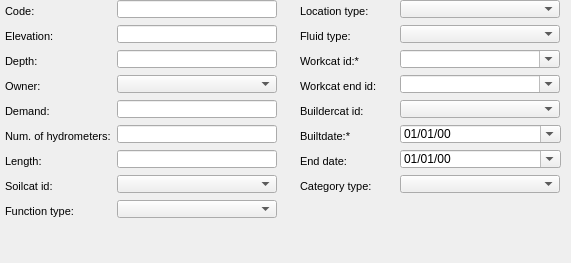
      <widget class="QWidget" name="page_13">
       <property name="geometry">
        <rect>
         <x>0</x>
         <y>0</y>
         <width>571</width>
         <height>263</height>
        </rect>
       </property>
       <attribute name="label">
        <string>Basic information</string>
       </attribute>
       <widget class="QLabel" name="label_code">
        <property name="geometry">
         <rect>
          <x>5</x>
          <y>0</y>
          <width>90</width>
          <height>22</height>
         </rect>
        </property>
        <property name="font">
         <font>
          <pointsize>8</pointsize>
         </font>
        </property>
        <property name="frameShape">
         <enum>QFrame::NoFrame</enum>
        </property>
        <property name="frameShadow">
         <enum>QFrame::Plain</enum>
        </property>
        <property name="text">
         <string>Code:</string>
        </property>
        <property name="textFormat">
         <enum>Qt::AutoText</enum>
        </property>
        <property name="scaledContents">
         <bool>false</bool>
        </property>
        <property name="alignment">
         <set>Qt::AlignLeading|Qt::AlignLeft|Qt::AlignVCenter</set>
        </property>
        <property name="margin">
         <number>3</number>
        </property>
       </widget>
       <widget class="QLabel" name="label_demand">
        <property name="geometry">
         <rect>
          <x>5</x>
          <y>100</y>
          <width>90</width>
          <height>22</height>
         </rect>
        </property>
        <property name="font">
         <font>
          <pointsize>8</pointsize>
         </font>
        </property>
        <property name="frameShape">
         <enum>QFrame::NoFrame</enum>
        </property>
        <property name="frameShadow">
         <enum>QFrame::Plain</enum>
        </property>
        <property name="text">
         <string>Demand:</string>
        </property>
        <property name="textFormat">
         <enum>Qt::AutoText</enum>
        </property>
        <property name="scaledContents">
         <bool>false</bool>
        </property>
        <property name="alignment">
         <set>Qt::AlignLeading|Qt::AlignLeft|Qt::AlignVCenter</set>
        </property>
        <property name="margin">
         <number>3</number>
        </property>
       </widget>
       <widget class="QLabel" name="label_n_hydrometer">
        <property name="geometry">
         <rect>
          <x>5</x>
          <y>125</y>
          <width>116</width>
          <height>22</height>
         </rect>
        </property>
        <property name="font">
         <font>
          <pointsize>8</pointsize>
         </font>
        </property>
        <property name="frameShape">
         <enum>QFrame::NoFrame</enum>
        </property>
        <property name="frameShadow">
         <enum>QFrame::Plain</enum>
        </property>
        <property name="text">
         <string>Num. of hydrometers:</string>
        </property>
        <property name="textFormat">
         <enum>Qt::AutoText</enum>
        </property>
        <property name="scaledContents">
         <bool>false</bool>
        </property>
        <property name="alignment">
         <set>Qt::AlignLeading|Qt::AlignLeft|Qt::AlignVCenter</set>
        </property>
        <property name="wordWrap">
         <bool>true</bool>
        </property>
        <property name="margin">
         <number>3</number>
        </property>
       </widget>
       <widget class="QComboBox" name="ownercat_id">
        <property name="geometry">
         <rect>
          <x>117</x>
          <y>75</y>
          <width>160</width>
          <height>18</height>
         </rect>
        </property>
       </widget>
       <widget class="QLabel" name="label_owner">
        <property name="geometry">
         <rect>
          <x>5</x>
          <y>75</y>
          <width>90</width>
          <height>22</height>
         </rect>
        </property>
        <property name="font">
         <font>
          <pointsize>8</pointsize>
         </font>
        </property>
        <property name="frameShape">
         <enum>QFrame::NoFrame</enum>
        </property>
        <property name="frameShadow">
         <enum>QFrame::Plain</enum>
        </property>
        <property name="text">
         <string>Owner:</string>
        </property>
        <property name="textFormat">
         <enum>Qt::AutoText</enum>
        </property>
        <property name="scaledContents">
         <bool>false</bool>
        </property>
        <property name="alignment">
         <set>Qt::AlignLeading|Qt::AlignLeft|Qt::AlignVCenter</set>
        </property>
        <property name="margin">
         <number>3</number>
        </property>
       </widget>
       <widget class="QLineEdit" name="demand">
        <property name="geometry">
         <rect>
          <x>117</x>
          <y>100</y>
          <width>160</width>
          <height>18</height>
         </rect>
        </property>
        <property name="font">
         <font>
          <pointsize>8</pointsize>
         </font>
        </property>
        <property name="frame">
         <bool>true</bool>
        </property>
       </widget>
       <widget class="QLineEdit" name="n_hydrometer">
        <property name="geometry">
         <rect>
          <x>117</x>
          <y>125</y>
          <width>160</width>
          <height>18</height>
         </rect>
        </property>
        <property name="font">
         <font>
          <pointsize>8</pointsize>
         </font>
        </property>
        <property name="frame">
         <bool>true</bool>
        </property>
       </widget>
       <widget class="QLineEdit" name="code">
        <property name="geometry">
         <rect>
          <x>117</x>
          <y>0</y>
          <width>160</width>
          <height>18</height>
         </rect>
        </property>
        <property name="font">
         <font>
          <pointsize>8</pointsize>
         </font>
        </property>
        <property name="frame">
         <bool>true</bool>
        </property>
       </widget>
       <widget class="QLineEdit" name="elevation">
        <property name="geometry">
         <rect>
          <x>117</x>
          <y>25</y>
          <width>160</width>
          <height>18</height>
         </rect>
        </property>
        <property name="inputMask">
         <string/>
        </property>
        <property name="frame">
         <bool>true</bool>
        </property>
       </widget>
       <widget class="QLineEdit" name="depth">
        <property name="geometry">
         <rect>
          <x>117</x>
          <y>50</y>
          <width>160</width>
          <height>18</height>
         </rect>
        </property>
        <property name="frame">
         <bool>true</bool>
        </property>
       </widget>
       <widget class="QLabel" name="label_elevation">
        <property name="geometry">
         <rect>
          <x>5</x>
          <y>25</y>
          <width>90</width>
          <height>22</height>
         </rect>
        </property>
        <property name="font">
         <font>
          <pointsize>8</pointsize>
         </font>
        </property>
        <property name="frameShape">
         <enum>QFrame::NoFrame</enum>
        </property>
        <property name="frameShadow">
         <enum>QFrame::Plain</enum>
        </property>
        <property name="text">
         <string>Elevation:</string>
        </property>
        <property name="textFormat">
         <enum>Qt::AutoText</enum>
        </property>
        <property name="scaledContents">
         <bool>false</bool>
        </property>
        <property name="alignment">
         <set>Qt::AlignLeading|Qt::AlignLeft|Qt::AlignVCenter</set>
        </property>
        <property name="margin">
         <number>3</number>
        </property>
       </widget>
       <widget class="QLabel" name="label_depth">
        <property name="geometry">
         <rect>
          <x>5</x>
          <y>50</y>
          <width>90</width>
          <height>22</height>
         </rect>
        </property>
        <property name="font">
         <font>
          <pointsize>8</pointsize>
         </font>
        </property>
        <property name="frameShape">
         <enum>QFrame::NoFrame</enum>
        </property>
        <property name="frameShadow">
         <enum>QFrame::Plain</enum>
        </property>
        <property name="text">
         <string>Depth:</string>
        </property>
        <property name="textFormat">
         <enum>Qt::AutoText</enum>
        </property>
        <property name="scaledContents">
         <bool>false</bool>
        </property>
        <property name="alignment">
         <set>Qt::AlignLeading|Qt::AlignLeft|Qt::AlignVCenter</set>
        </property>
        <property name="margin">
         <number>3</number>
        </property>
       </widget>
       <widget class="QComboBox" name="workcat_id">
        <property name="geometry">
         <rect>
          <x>400</x>
          <y>50</y>
          <width>160</width>
          <height>18</height>
         </rect>
        </property>
        <property name="autoFillBackground">
         <bool>true</bool>
        </property>
        <property name="editable">
         <bool>true</bool>
        </property>
        <property name="maxVisibleItems">
         <number>8</number>
        </property>
        <property name="frame">
         <bool>true</bool>
        </property>
       </widget>
       <widget class="QLabel" name="label_workcat_id">
        <property name="geometry">
         <rect>
          <x>300</x>
          <y>50</y>
          <width>90</width>
          <height>22</height>
         </rect>
        </property>
        <property name="font">
         <font>
          <pointsize>8</pointsize>
         </font>
        </property>
        <property name="frameShape">
         <enum>QFrame::NoFrame</enum>
        </property>
        <property name="frameShadow">
         <enum>QFrame::Plain</enum>
        </property>
        <property name="text">
         <string>Workcat id:*</string>
        </property>
        <property name="textFormat">
         <enum>Qt::AutoText</enum>
        </property>
        <property name="scaledContents">
         <bool>false</bool>
        </property>
        <property name="alignment">
         <set>Qt::AlignLeading|Qt::AlignLeft|Qt::AlignVCenter</set>
        </property>
        <property name="margin">
         <number>3</number>
        </property>
       </widget>
       <widget class="QLabel" name="label_workcat_id_end">
        <property name="geometry">
         <rect>
          <x>300</x>
          <y>75</y>
          <width>101</width>
          <height>22</height>
         </rect>
        </property>
        <property name="font">
         <font>
          <pointsize>8</pointsize>
         </font>
        </property>
        <property name="frameShape">
         <enum>QFrame::NoFrame</enum>
        </property>
        <property name="frameShadow">
         <enum>QFrame::Plain</enum>
        </property>
        <property name="text">
         <string>Workcat end id:</string>
        </property>
        <property name="textFormat">
         <enum>Qt::AutoText</enum>
        </property>
        <property name="scaledContents">
         <bool>false</bool>
        </property>
        <property name="alignment">
         <set>Qt::AlignLeading|Qt::AlignLeft|Qt::AlignVCenter</set>
        </property>
        <property name="margin">
         <number>3</number>
        </property>
       </widget>
       <widget class="QComboBox" name="buildercat_id">
        <property name="geometry">
         <rect>
          <x>400</x>
          <y>100</y>
          <width>160</width>
          <height>18</height>
         </rect>
        </property>
       </widget>
       <widget class="QComboBox" name="workcat_id_end">
        <property name="geometry">
         <rect>
          <x>400</x>
          <y>75</y>
          <width>160</width>
          <height>18</height>
         </rect>
        </property>
        <property name="autoFillBackground">
         <bool>true</bool>
        </property>
        <property name="editable">
         <bool>true</bool>
        </property>
        <property name="maxVisibleItems">
         <number>8</number>
        </property>
        <property name="frame">
         <bool>true</bool>
        </property>
       </widget>
       <widget class="QLabel" name="label_buildercat_id">
        <property name="geometry">
         <rect>
          <x>300</x>
          <y>100</y>
          <width>101</width>
          <height>22</height>
         </rect>
        </property>
        <property name="font">
         <font>
          <pointsize>8</pointsize>
         </font>
        </property>
        <property name="frameShape">
         <enum>QFrame::NoFrame</enum>
        </property>
        <property name="frameShadow">
         <enum>QFrame::Plain</enum>
        </property>
        <property name="text">
         <string>Buildercat id:</string>
        </property>
        <property name="textFormat">
         <enum>Qt::AutoText</enum>
        </property>
        <property name="scaledContents">
         <bool>false</bool>
        </property>
        <property name="alignment">
         <set>Qt::AlignLeading|Qt::AlignLeft|Qt::AlignVCenter</set>
        </property>
        <property name="margin">
         <number>3</number>
        </property>
       </widget>
       <widget class="QLabel" name="label_builtdate">
        <property name="geometry">
         <rect>
          <x>300</x>
          <y>125</y>
          <width>101</width>
          <height>22</height>
         </rect>
        </property>
        <property name="font">
         <font>
          <pointsize>8</pointsize>
         </font>
        </property>
        <property name="frameShape">
         <enum>QFrame::NoFrame</enum>
        </property>
        <property name="frameShadow">
         <enum>QFrame::Plain</enum>
        </property>
        <property name="text">
         <string>Builtdate:*</string>
        </property>
        <property name="textFormat">
         <enum>Qt::AutoText</enum>
        </property>
        <property name="scaledContents">
         <bool>false</bool>
        </property>
        <property name="alignment">
         <set>Qt::AlignLeading|Qt::AlignLeft|Qt::AlignVCenter</set>
        </property>
        <property name="margin">
         <number>3</number>
        </property>
       </widget>
       <widget class="QgsDateTimeEdit" name="builtdate">
        <property name="geometry">
         <rect>
          <x>400</x>
          <y>125</y>
          <width>161</width>
          <height>18</height>
         </rect>
        </property>
        <property name="displayFormat">
         <string>dd/MM/yy</string>
        </property>
        <property name="calendarPopup">
         <bool>true</bool>
        </property>
        <property name="allowNull" stdset="0">
         <bool>true</bool>
        </property>
       </widget>
       <widget class="QComboBox" name="soilcat_id">
        <property name="geometry">
         <rect>
          <x>117</x>
          <y>175</y>
          <width>160</width>
          <height>18</height>
         </rect>
        </property>
       </widget>
       <widget class="QLabel" name="label_soilcat_id">
        <property name="geometry">
         <rect>
          <x>5</x>
          <y>175</y>
          <width>90</width>
          <height>22</height>
         </rect>
        </property>
        <property name="font">
         <font>
          <pointsize>8</pointsize>
         </font>
        </property>
        <property name="frameShape">
         <enum>QFrame::NoFrame</enum>
        </property>
        <property name="frameShadow">
         <enum>QFrame::Plain</enum>
        </property>
        <property name="text">
         <string>Soilcat id:</string>
        </property>
        <property name="textFormat">
         <enum>Qt::AutoText</enum>
        </property>
        <property name="scaledContents">
         <bool>false</bool>
        </property>
        <property name="alignment">
         <set>Qt::AlignLeading|Qt::AlignLeft|Qt::AlignVCenter</set>
        </property>
        <property name="margin">
         <number>3</number>
        </property>
       </widget>
       <widget class="QComboBox" name="category_type">
        <property name="geometry">
         <rect>
          <x>400</x>
          <y>175</y>
          <width>160</width>
          <height>18</height>
         </rect>
        </property>
       </widget>
       <widget class="QLabel" name="label_category_type">
        <property name="geometry">
         <rect>
          <x>300</x>
          <y>175</y>
          <width>90</width>
          <height>22</height>
         </rect>
        </property>
        <property name="font">
         <font>
          <pointsize>8</pointsize>
         </font>
        </property>
        <property name="frameShape">
         <enum>QFrame::NoFrame</enum>
        </property>
        <property name="frameShadow">
         <enum>QFrame::Plain</enum>
        </property>
        <property name="text">
         <string>Category type:</string>
        </property>
        <property name="textFormat">
         <enum>Qt::AutoText</enum>
        </property>
        <property name="scaledContents">
         <bool>false</bool>
        </property>
        <property name="alignment">
         <set>Qt::AlignLeading|Qt::AlignLeft|Qt::AlignVCenter</set>
        </property>
        <property name="margin">
         <number>3</number>
        </property>
       </widget>
       <widget class="QComboBox" name="function_type">
        <property name="geometry">
         <rect>
          <x>117</x>
          <y>200</y>
          <width>160</width>
          <height>18</height>
         </rect>
        </property>
       </widget>
       <widget class="QLabel" name="label_function_type">
        <property name="geometry">
         <rect>
          <x>5</x>
          <y>200</y>
          <width>90</width>
          <height>22</height>
         </rect>
        </property>
        <property name="font">
         <font>
          <pointsize>8</pointsize>
         </font>
        </property>
        <property name="frameShape">
         <enum>QFrame::NoFrame</enum>
        </property>
        <property name="frameShadow">
         <enum>QFrame::Plain</enum>
        </property>
        <property name="text">
         <string>Function type:</string>
        </property>
        <property name="textFormat">
         <enum>Qt::AutoText</enum>
        </property>
        <property name="scaledContents">
         <bool>false</bool>
        </property>
        <property name="alignment">
         <set>Qt::AlignLeading|Qt::AlignLeft|Qt::AlignVCenter</set>
        </property>
        <property name="margin">
         <number>3</number>
        </property>
       </widget>
       <widget class="QComboBox" name="fluid_type">
        <property name="geometry">
         <rect>
          <x>400</x>
          <y>25</y>
          <width>160</width>
          <height>18</height>
         </rect>
        </property>
       </widget>
       <widget class="QLabel" name="label_fluid_type">
        <property name="geometry">
         <rect>
          <x>300</x>
          <y>25</y>
          <width>90</width>
          <height>22</height>
         </rect>
        </property>
        <property name="font">
         <font>
          <pointsize>8</pointsize>
         </font>
        </property>
        <property name="frameShape">
         <enum>QFrame::NoFrame</enum>
        </property>
        <property name="frameShadow">
         <enum>QFrame::Plain</enum>
        </property>
        <property name="text">
         <string>Fluid type:</string>
        </property>
        <property name="textFormat">
         <enum>Qt::AutoText</enum>
        </property>
        <property name="scaledContents">
         <bool>false</bool>
        </property>
        <property name="alignment">
         <set>Qt::AlignLeading|Qt::AlignLeft|Qt::AlignVCenter</set>
        </property>
        <property name="margin">
         <number>3</number>
        </property>
       </widget>
       <widget class="QComboBox" name="location_type">
        <property name="geometry">
         <rect>
          <x>400</x>
          <y>0</y>
          <width>160</width>
          <height>18</height>
         </rect>
        </property>
       </widget>
       <widget class="QLabel" name="label_location_type">
        <property name="geometry">
         <rect>
          <x>300</x>
          <y>0</y>
          <width>90</width>
          <height>22</height>
         </rect>
        </property>
        <property name="font">
         <font>
          <pointsize>8</pointsize>
         </font>
        </property>
        <property name="frameShape">
         <enum>QFrame::NoFrame</enum>
        </property>
        <property name="frameShadow">
         <enum>QFrame::Plain</enum>
        </property>
        <property name="text">
         <string>Location type:</string>
        </property>
        <property name="textFormat">
         <enum>Qt::AutoText</enum>
        </property>
        <property name="scaledContents">
         <bool>false</bool>
        </property>
        <property name="alignment">
         <set>Qt::AlignLeading|Qt::AlignLeft|Qt::AlignVCenter</set>
        </property>
        <property name="margin">
         <number>3</number>
        </property>
       </widget>
       <widget class="QLineEdit" name="connec_length">
        <property name="geometry">
         <rect>
          <x>117</x>
          <y>150</y>
          <width>160</width>
          <height>18</height>
         </rect>
        </property>
        <property name="font">
         <font>
          <pointsize>8</pointsize>
         </font>
        </property>
        <property name="frame">
         <bool>true</bool>
        </property>
       </widget>
       <widget class="QLabel" name="label_connec_length">
        <property name="geometry">
         <rect>
          <x>5</x>
          <y>150</y>
          <width>90</width>
          <height>22</height>
         </rect>
        </property>
        <property name="font">
         <font>
          <pointsize>8</pointsize>
         </font>
        </property>
        <property name="frameShape">
         <enum>QFrame::NoFrame</enum>
        </property>
        <property name="frameShadow">
         <enum>QFrame::Plain</enum>
        </property>
        <property name="text">
         <string>Length:</string>
        </property>
        <property name="textFormat">
         <enum>Qt::AutoText</enum>
        </property>
        <property name="scaledContents">
         <bool>false</bool>
        </property>
        <property name="alignment">
         <set>Qt::AlignLeading|Qt::AlignLeft|Qt::AlignVCenter</set>
        </property>
        <property name="wordWrap">
         <bool>true</bool>
        </property>
        <property name="margin">
         <number>3</number>
        </property>
       </widget>
       <widget class="QLabel" name="label_enddate">
        <property name="geometry">
         <rect>
          <x>300</x>
          <y>150</y>
          <width>90</width>
          <height>22</height>
         </rect>
        </property>
        <property name="font">
         <font>
          <pointsize>8</pointsize>
         </font>
        </property>
        <property name="frameShape">
         <enum>QFrame::NoFrame</enum>
        </property>
        <property name="frameShadow">
         <enum>QFrame::Plain</enum>
        </property>
        <property name="text">
         <string>End date:</string>
        </property>
        <property name="textFormat">
         <enum>Qt::AutoText</enum>
        </property>
        <property name="scaledContents">
         <bool>false</bool>
        </property>
        <property name="margin">
         <number>3</number>
        </property>
       </widget>
       <widget class="QgsDateTimeEdit" name="enddate">
        <property name="geometry">
         <rect>
          <x>400</x>
          <y>150</y>
          <width>161</width>
          <height>18</height>
         </rect>
        </property>
        <property name="displayFormat">
         <string>dd/MM/yy</string>
        </property>
        <property name="calendarPopup">
         <bool>true</bool>
        </property>
        <property name="allowNull" stdset="0">
         <bool>true</bool>
        </property>
       </widget>
      </widget>
